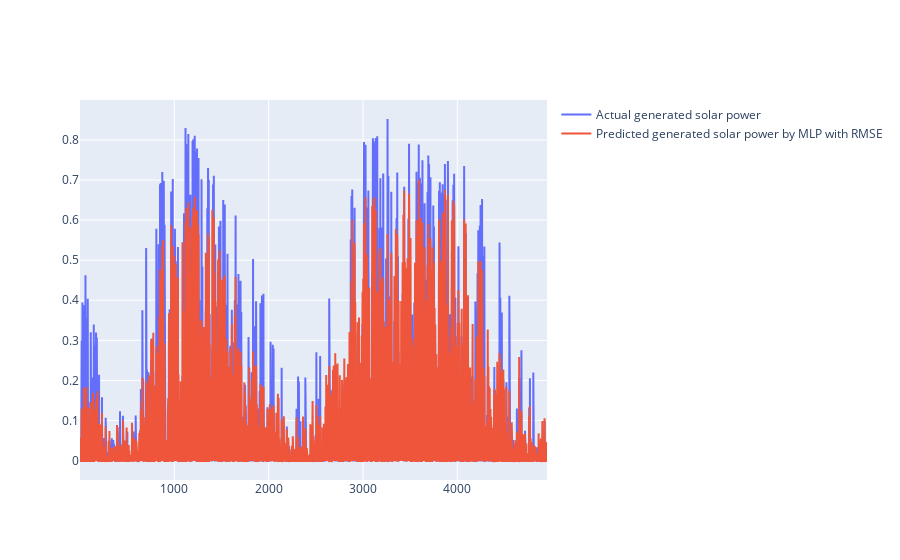

The code cell stored with this chart in its notebook:
### Code cell
from plotly.subplots import make_subplots
import plotly.graph_objects as go
fig = make_subplots(rows=1, cols=1)
fig.add_trace(
    go.Scatter(x=weather_data_test.reset_index()['time_idx'], y=weather_data_test.reset_index()['power_normed'],name='Actual generated solar power'),row=1,col=1
)
fig.add_trace(
    go.Scatter(x=weather_data_test.reset_index()['time_idx'], y=weather_data_test.reset_index()['Predicted_power_normed'],name='Predicted generated solar power by MLP with RMSE'),row=1,col=1
)

### Figure 1 — Plotly figure (JSON) as saved in the notebook; plotly's stock layout.template omitted (floating-point values rounded to 4 significant figures; data arrays with more than 128 entries replaced by an {"elided": "..."} marker saying what was removed)
{"data": [{"name": "Actual generated solar power", "type": "scatter", "x": {"elided": "4950 int values"}, "xaxis": "x", "y": {"elided": "4950 float values"}, "yaxis": "y"}, {"name": "Predicted generated solar power by MLP with RMSE", "type": "scatter", "x": {"elided": "4950 int values"}, "xaxis": "x", "y": {"elided": "4950 float values"}, "yaxis": "y"}], "layout": {"xaxis": {"anchor": "y", "domain": [0, 1]}, "yaxis": {"anchor": "x", "domain": [0, 1]}}}
